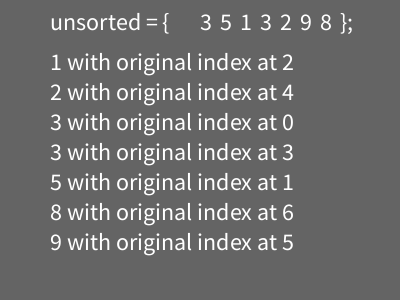
Frame 1 (no input)
Frame 60 (the mouse pressed at the canvas centre just before this capture): identical to frame 1, image omitted
Frame 120 (the mouse held since frame 60 and released just before this capture): identical to frame 1, image omitted

The Processing sketch that drew this single still picture (run headless with seeded random() and noise(); from frame 60 on, the mouse is pressed at the canvas centre):

// Processing sketch: Merge_Sort
// ── Merge_Sort.pde
// code written by Mitko Nikov

// UNSORTED (ORIGINAL) ARRAY of size 7
// INDEXES :      0  1  2  3  4  5  6
int[] unsorted = {3, 5, 1, 3, 2, 9, 8};

int[] result;
int[] resultIndexes;

void setup() {
   size(400, 300);
   
   // CREATING A MERGESORT OBJECT
   MERGESORT ms = new MERGESORT(unsorted);
   
   // GRAB THE RESULTS
   result = ms.RESULT();
   resultIndexes = ms.RESULTINDEXES();
}

void draw() {
   background(100);
   textSize(24);
   
   // DISPLAY THE UNSORTED ARRAY
   text("unsorted = {", 50, 30);
   for (int i = 0; i < unsorted.length; ++i) {
      text(unsorted[i] + " ", 200 + (i * 20), 30);
   }
   text("};", 180 + ((unsorted.length + 1) * 20), 30);
   
   // DISPLAY THE SORTED ARRAY
   for (int i = 0; i < result.length; ++i) {
      String str = result[i] + " with original index at " + resultIndexes[i];
      text(str, 50, 70 + (i * 30));
   }
}
// ── MERGESORT.pde
public class MERGESORT {
   // Code written by Mitko Nikov
   // FREE TO BE USED AND MODIFIED
   //
   // HOW TO USE IT?
   // 1. WHEN CREATING THE OBJECT MERGESORT
   //    PASS THE INT ARRAY, AND OPTIONALLY
   //    PASS THE COMPARE VAR
   // 2. RESULTS CAN BE OBTAINED BY CALLING
   //    THE RESULT AND RESULTINDEXES METHODS
   
   private int[] array; // n memory
   private int[] arrayIndexes; // n memory
   private int[] tempFirst; // n / 2 memory
   private int[] tempSecond; // n / 2 memory
   
   // IF TRUE, COMPARE IN INCREASING ORDER
   private boolean Compare;

   // IN THIS CLASS, MERGE SORT IS
   // IMPLEMENTED WITH TOP-DOWN APPROACH
   MERGESORT(int[] input) {
      // BY DEFAULT THE COMPARE BOOL IS TRUE
      // THAT MEANS BY DEFAULT THE MERGE SORT
      // IS GOINT TO SORT IN INCREASING ORDER
      Compare = true;
      
      SORT_INIT(input);
   }
   
   MERGESORT(int[] input, boolean increasing) {
      Compare = increasing;
      
      SORT_INIT(input);
   }
   
   private void SORT_INIT(int[] input) {
      int is = input.length;
      
      // CREATING THE PUBLIC ARRAYS
      array = new int[is];
      arrayIndexes = new int[is];
      tempFirst = new int[is / 2 + 2];
      tempSecond = new int[is / 2 + 2];
      
      // COPY THE INPUT ARRAY
      // CREATE THE ARRAY OF INDEXES
      for (int i = 0; i < is; ++i) {
         array[i] = input[i];
         arrayIndexes[i] = i;
      }
      
      // CALL MERGESORT FUNCTION
      SORT(0, is - 1);
      
      // USING THE SORTED INDEXES,
      // SORT THE ARRAY
      for (int i = 0; i < is; ++i) {
         array[i] = input[arrayIndexes[i]];
      }
   }
   
   // THIS IS A RECURSIVE FUNCTION
   private void SORT(int start, int end) {
      if (start < end) {
         int middle = (start + end) / 2;
         SORT(start, middle);
         SORT(middle + 1, end);
         MERGE(start, middle, end);
      }
   }
   
   private void MERGE(int start, int middle, int end) {
      // COPYING THE ARRAY TO TWO TEMP ARRAYS
      for (int i = start; i <= middle; ++i) {
         tempFirst[i - start] = arrayIndexes[i];
         
         int secondPos = middle + (i - start) + 1;
         if (secondPos <= end) {
            tempSecond[i - start] = arrayIndexes[secondPos];
         }
      }
      
      int INF = Compare ? 99999999 : -99999999;
      tempFirst[middle - start + 1] = INF;
      tempSecond[end - middle] = INF;
      
      // MERGE
      int i = 0, j = 0;
      for (int k = start; k <= end; ++k) {
         if (tempSecond[j] == INF) {
            arrayIndexes[k] = tempFirst[i];
            i++;
            continue;
         }
         
         if (tempFirst[i] == INF) {
            arrayIndexes[k] = tempSecond[j];
            j++;
            continue;
         }
         
         if (COMPARE( array[ tempFirst[i] ], array[ tempSecond[j] ] )) {
            arrayIndexes[k] = tempFirst[i];
            i++;
         } else {
            arrayIndexes[k] = tempSecond[j];
            j++;
         }
      }
   }
   
   private boolean COMPARE(int a, int b) {
      if (Compare) {
         // SORTING IN INCREASING ORDER
         if (a <= b) return true;
      } else {
         // SORTING IN DECREASING ORDER
         if (a >= b) return true;
      }
      
      return false;
   }
   
   // RETURNS THE SORTED ARRAY
   int[] RESULT() {
      return array;
   }
   
   // RETURNS THE ORIGINAL INDEXES 
   // OF THE SORTED ELEMENTS
   int[] RESULTINDEXES() {
      return arrayIndexes;
   }
}
